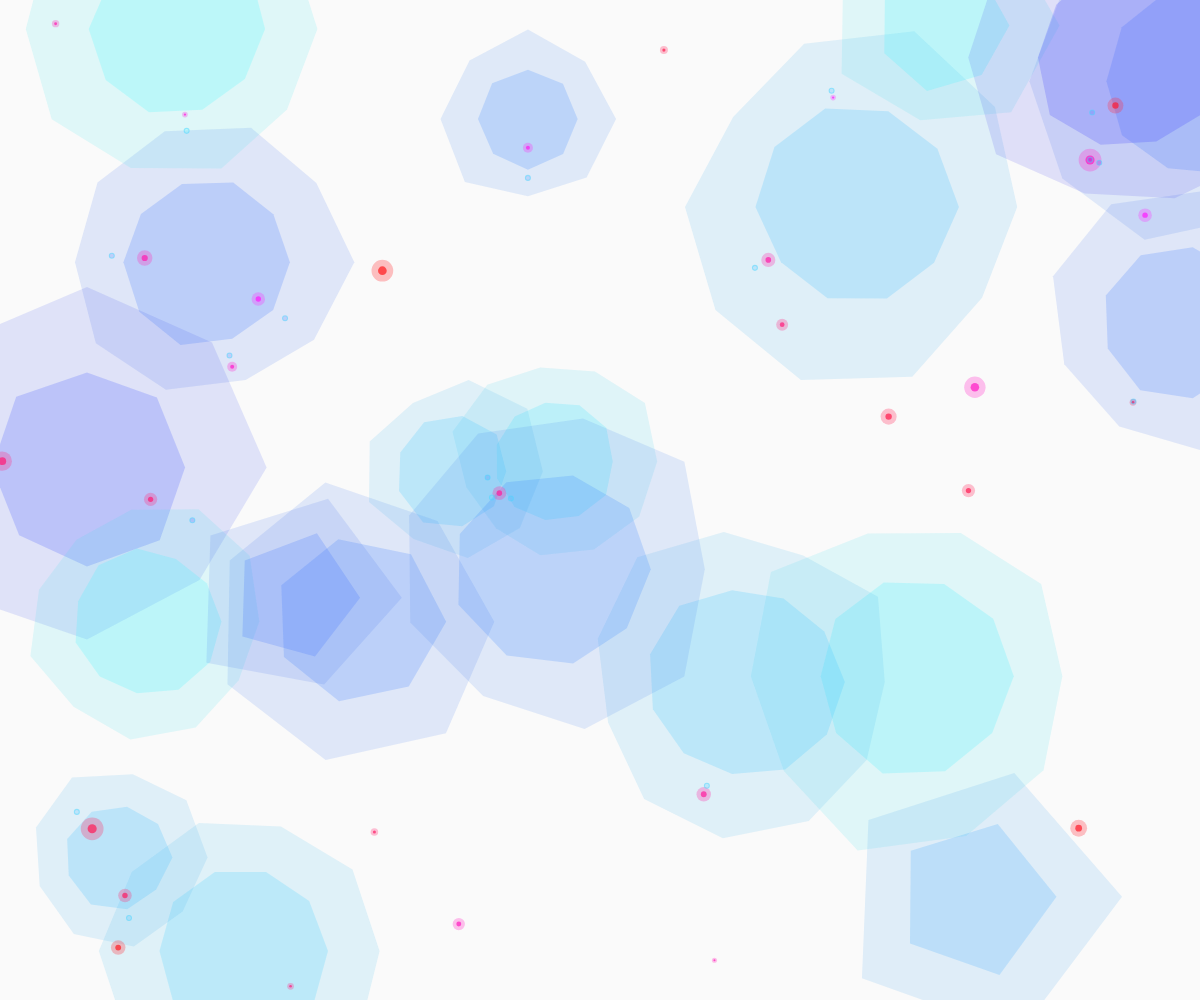
Frame 1 (no input)
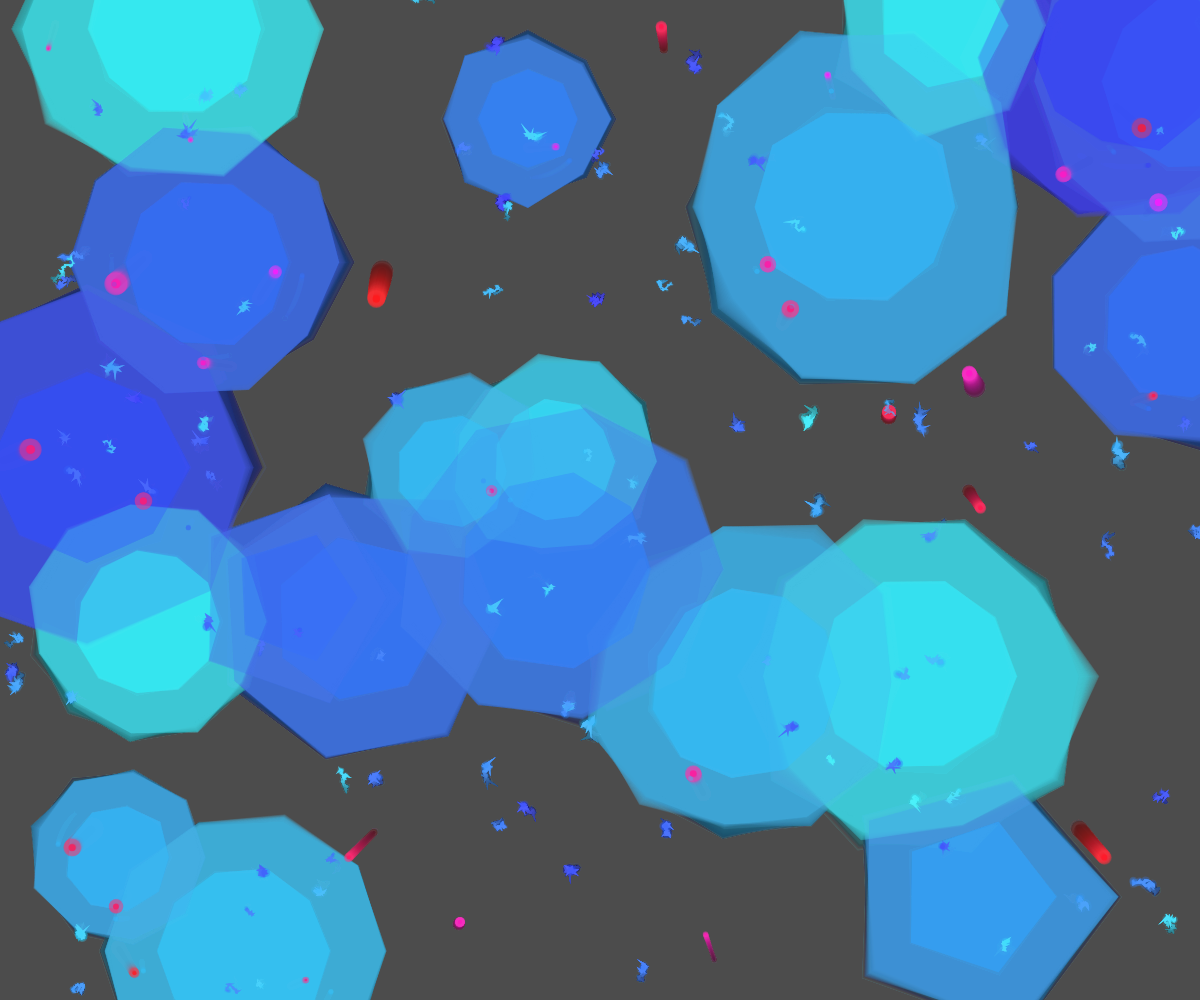
Frame 60 (no input)
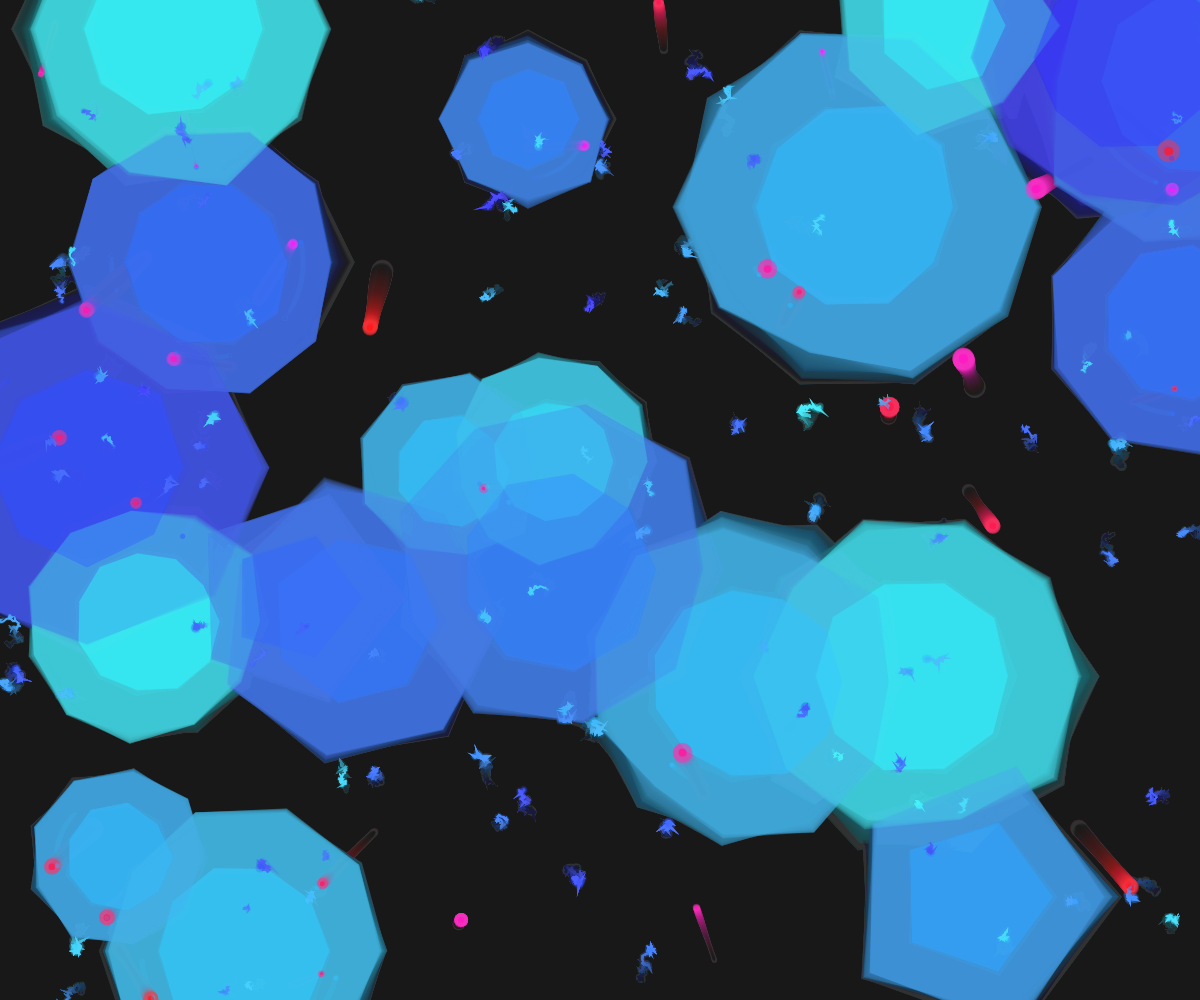
Frame 120 (the mouse pressed at the canvas centre since frame 60)

The p5.js sketch that drew these frames (run headless with seeded random() and noise() and a simulated clock; from frame 60 on, the mouse is pressed at the canvas centre):

// p5.js sketch
// ── sketch.js
let corals = [];
let flares = [];
let threads = [];

function setup() {
  createCanvas(windowWidth, windowHeight);
  colorMode(HSB, 360, 100, 100, 1);
  
  // Create bioluminescent coral formations
  for (let i = 0; i < 20; i++) {
    corals.push({
      x: random(width),
      y: random(height),
      size: random(80, 200),
      hue: random(180, 240), // Blue-green hues for deep sea
      segments: floor(random(5, 12)),
      noiseScale: random(0.01, 0.03),
      timeOffset: random(1000)
    });
  }
  
  // Create luminous flares
  for (let i = 0; i < 30; i++) {
    flares.push({
      x: random(width),
      y: random(height),
      size: random(5, 20),
      speedX: random(-0.5, 0.5),
      speedY: random(-0.5, 0.5),
      hue: random(300, 360), // Purple/pink hues
      pulseSpeed: random(0.02, 0.05),
      pulseOffset: random(1000)
    });
  }
  
  // Create flowing threads
  for (let i = 0; i < 100; i++) {
    threads.push({
      points: [],
      hue: random(180, 240),
      thickness: random(1, 3),
      speed: random(0.01, 0.03)
    });
  }
}

function draw() {
  background(220, 5, 5, 0.02); // Deep sea background with fade
  
  // Update and display corals
  for (let coral of corals) {
    // Create a pulsing, organic coral shape
    noStroke();
    fill(coral.hue, 70, 90, 0.15);
    
    push();
    translate(coral.x, coral.y);
    
    // Draw complex coral structure with noise-based deformation
    beginShape();
    for (let i = 0; i < coral.segments; i++) {
      let angle = map(i, 0, coral.segments, 0, TWO_PI);
      let r = coral.size * (0.8 + noise(frameCount * coral.noiseScale + angle + coral.timeOffset) * 0.4);
      let x = cos(angle) * r;
      let y = sin(angle) * r;
      vertex(x, y);
    }
    endShape(CLOSE);
    
    // Add inner glow
    fill(coral.hue, 80, 100, 0.2);
    beginShape();
    for (let i = 0; i < coral.segments; i++) {
      let angle = map(i, 0, coral.segments, 0, TWO_PI);
      let r = coral.size * 0.6 * (0.9 + noise(frameCount * coral.noiseScale + angle + coral.timeOffset + 100) * 0.2);
      let x = cos(angle) * r;
      let y = sin(angle) * r;
      vertex(x, y);
    }
    endShape(CLOSE);
    
    pop();
  }
  
  // Update and display flares
  for (let flare of flares) {
    flare.x += flare.speedX;
    flare.y += flare.speedY;
    
    // Wrap around screen
    if (flare.x < -20) flare.x = width + 20;
    if (flare.x > width + 20) flare.x = -20;
    if (flare.y < -20) flare.y = height + 20;
    if (flare.y > height + 20) flare.y = -20;
    
    // Pulsing effect
    let pulse = sin(frameCount * flare.pulseSpeed + flare.pulseOffset) * 0.5 + 0.5;
    let size = flare.size * (0.8 + pulse * 0.4);
    
    // Draw flare with gradient
    noStroke();
    fill(flare.hue, 80, 100, 0.3);
    ellipse(flare.x, flare.y, size);
    
    // Add inner core
    fill(flare.hue, 90, 100, 0.7);
    ellipse(flare.x, flare.y, size * 0.4);
  }
  
  // Update and display threads
  for (let thread of threads) {
    if (thread.points.length === 0) {
      // Initialize thread with starting point
      thread.points.push({
        x: random(width),
        y: random(height),
        age: 0
      });
    } else {
      // Add new point based on previous one
      let last = thread.points[thread.points.length - 1];
      thread.points.push({
        x: last.x + random(-2, 2),
        y: last.y + random(-2, 2),
        age: last.age + 1
      });
      
      // Remove old points to maintain thread length
      if (thread.points.length > 30) {
        thread.points.shift();
      }
    }
    
    // Draw thread with gradient
    noFill();
    stroke(thread.hue, 70, 100, 0.5);
    strokeWeight(thread.thickness);
    beginShape();
    for (let point of thread.points) {
      vertex(point.x, point.y);
    }
    endShape();
    
    // Add glow effect to thread ends
    if (thread.points.length > 1) {
      let last = thread.points[thread.points.length - 1];
      noStroke();
      fill(thread.hue, 80, 100, 0.2);
      ellipse(last.x, last.y, thread.thickness * 3);
    }
  }
  
  // Add occasional intersections between flares and corals
  for (let flare of flares) {
    for (let coral of corals) {
      let d = dist(flare.x, flare.y, coral.x, coral.y);
      if (d < coral.size * 0.8) {
        // Create a subtle intersection effect
        let angle = atan2(flare.y - coral.y, flare.x - coral.x);
        let interX = coral.x + cos(angle) * coral.size * 0.7;
        let interY = coral.y + sin(angle) * coral.size * 0.7;
        
        fill(coral.hue, 80, 100, 0.2);
        ellipse(interX, interY, 5);
      }
    }
  }
}

function windowResized() {
  resizeCanvas(windowWidth, windowHeight);
}
